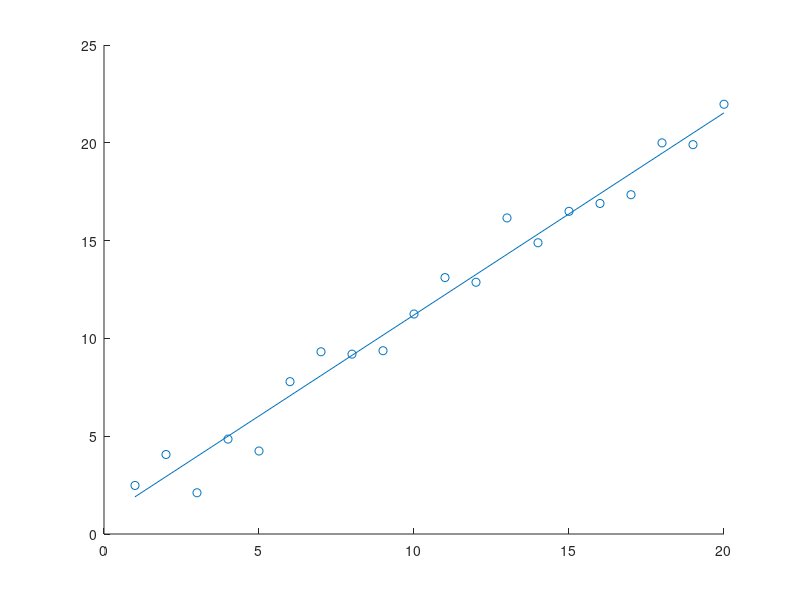

Write MATLAB code to recreate this figure. (Note: this script raises an error after producing the figure.)
n=20;

e=normrnd(0,1,[n,1]);
x=(1:20)';
y=1+x+e;

X=[x,ones(20,1)];
s=(X'*X)\(X'*y);

%No outlier
figure("Name","base")
scatter(x,y)
hold on 
plot(x,X*s)

betainit=[1;1];
beta=mregress(y,X,betainit);
plot(x,X*beta)

legend('Respones','Least square fit','M-regressing fit')

hold off

%y1=20

y(1)=20;
s=(X'*X)\(X'*y);
figure("Name","y1=20")
scatter(x,y)
hold on 
plot(x,X*s)

betainit=[1;1];
beta=mregress(y,X,betainit);
plot(x,X*beta)

legend('Respones','Least square fit','M-regressing fit')

hold off

%y1=200

y(1)=200;
s=(X'*X)\(X'*y);
figure("Name","y1=200")
scatter(x,y)
hold on 
plot(x,X*s)

betainit=[1;1];
beta=mregress(y,X,betainit);
plot(x,X*beta)

legend('Respones','Least square fit','M-regressing fit')

hold off

%Various respones variables

y=1+x+e;
y(4)=50;
y(5)=60;
s=(X'*X)\(X'*y);
figure("Name","V1")
scatter(x,y)
hold on 
plot(x,X*s)

betainit=[1;1];
beta=mregress(y,X,betainit);
plot(x,X*beta)

legend('Respones','Least square fit','M-regressing fit')

hold off


y=1+x+e;
y(7)=100;
y(8)=80;
y(9)=60;
s=(X'*X)\(X'*y);
figure("Name","V2")
scatter(x,y)
hold on 
plot(x,X*s)

betainit=[1;1];
beta=mregress(y,X,betainit);
plot(x,X*beta)

legend('Respones','Least square fit','M-regressing fit')

hold off

y=1+x+e;
y(3)=60;
y(4)=70;
y(5)=90;
y(7)=100;
y(8)=80;
y(9)=60;
s=(X'*X)\(X'*y);
figure("Name","V3")
scatter(x,y)
hold on 
plot(x,X*s)

betainit=[1;1];
beta=mregress(y,X,betainit);
plot(x,X*beta)

legend('Respones','Least square fit','M-regressing fit')

hold off